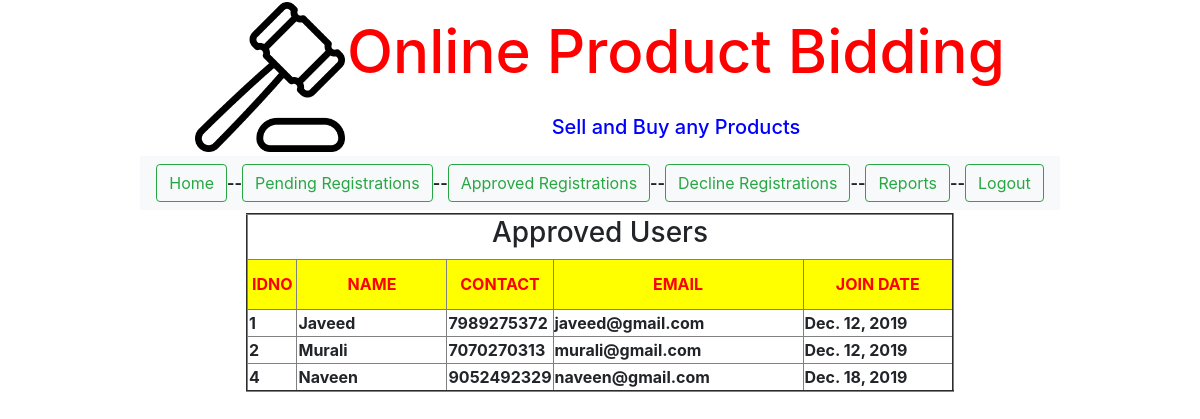
/badmin/approved_reg/, run on the app's committed database.
### user/models.py (models this page shows)
class RegisterModel(models.Model):
    id = models.AutoField(primary_key=True)
    name = models.CharField(max_length=30)
    contact = models.IntegerField(unique=True)
    email = models.EmailField(unique=True)
    password = models.CharField(max_length=30)
    status = models.CharField(max_length=30)
    doj = models.DateField(auto_now_add=True)

### badmin/views.py (the view)
# urls.py: path('approved_reg/',views.approvedReg,name="approved_reg"),
def approvedReg(request):
    qs = RegisterModel.objects.filter(status="approved")
    return render(request,"badmin_template/approved_reg.html",{"data":qs})

### templates/badmin_template/approved_reg.html (shortened to what this page needs)
<!doctype html>
{% load staticfiles %}
<html lang="en">
  <head>
    <link rel="stylesheet" href="https://stackpath.bootstrapcdn.com/bootstrap/4.4.1/css/bootstrap.min.css">
  </head>
  <body>
    <table align="center">
      <tr>
          <th>
              {% include "head.html" %}
          </th>
      </tr>
       <tr>
           <th>
               {% include "badmin_template/admin_menu.html" %}
           </th>
       </tr>
        <tr>
            <th>
                <table align="center" border="2">
                <tr>
                    <th colspan="7">
                        <h3 style="text-align: center">Approved Users</h3>
                    </th>
                </tr>
                    <tr>
                        <th height="50" width="50" style="text-align: center;color: red;background-color: yellow">IDNO</th>
                        <th height="50" width="150" style="text-align: center;color: red;background-color: yellow">NAME</th>
                        <th height="50" width="100" style="text-align: center;color: red;background-color: yellow">CONTACT</th>
                        <th height="50" width="250" style="text-align: center;color: red;background-color: yellow">EMAIL</th>
                        <th height="50" width="150" style="text-align: center;color: red;background-color: yellow">JOIN DATE</th>
                    </tr>
                    {% for x in data %}
                         <tr>
                        <td>{{ x.id }}</td>
                        <td>{{ x.name }}</td>
                        <td>{{ x.contact }}</td>
                        <td>{{ x.email }}</td>
                        <td>{{ x.doj }}</td>
                    </tr>
                    {% endfor %}
                </table>
            </th>
        </tr>
    </table>
  </body>
</html>

### data on the page
RegisterModel: id "1", name "Javeed", contact "7989275372", email "javeed@gmail.com", doj "Dec. 12, 2019"
RegisterModel: id "2", name "Murali", contact "7070270313", email "murali@gmail.com", doj "Dec. 12, 2019"
RegisterModel: id "4", name "Naveen", contact "9052492329", email "naveen@gmail.com", doj "Dec. 18, 2019"
